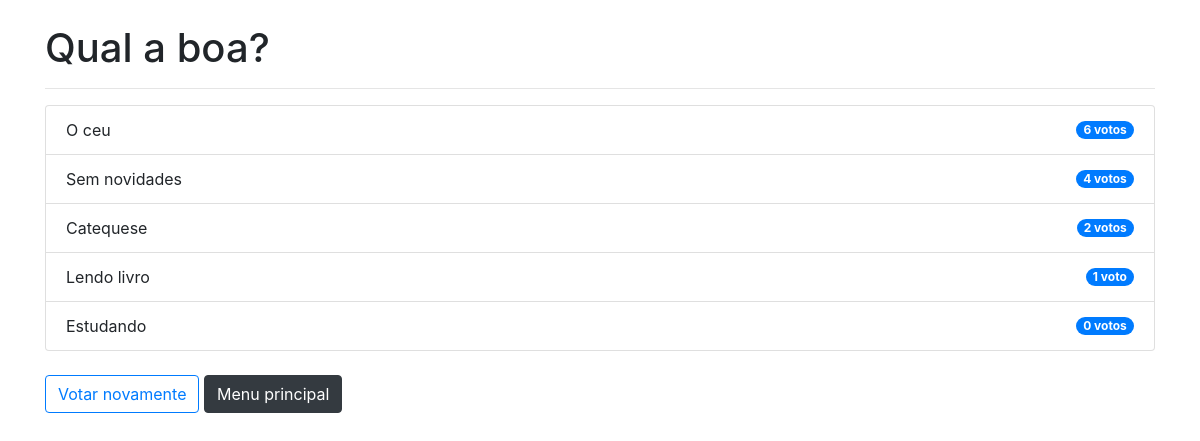
Page /polls/1/results/ on the committed database.
### polls/models.py (models this page shows)
class Question(models.Model):
    question_text = models.CharField(max_length=200, verbose_name='Questão')
    pub_date = models.DateTimeField(verbose_name='Data publicada')
    def was_published_recently(self):
        now = timezone.now()
        return now - datetime.timedelta(days=1) <= self.pub_date <= now
    was_published_recently.admin_order_field = 'pub_date'
    was_published_recently.boolean = True
    was_published_recently.short_description = 'Publicado recentemente'
    def __str__(self):
        return self.question_text
    class Meta():
        ordering = ('-pub_date',)
        verbose_name = 'Questão'
        verbose_name_plural = 'Questões'

class Choice(models.Model):
    question = models.ForeignKey(Question, on_delete=models.CASCADE)
    choice_text = models.CharField(max_length=200, verbose_name='Escolha')
    votes = models.IntegerField(default=0, verbose_name='Votos')
    def __str__(self):
        return self.choice_text
    class Meta():
        ordering = ('-votes',)
        verbose_name = 'Escolha'
        verbose_name_plural = 'Escolhas'

### polls/views.py (the view)
# urls.py: path('<int:pk>/results/', views.ResultsView.as_view(), name='results'),
class ResultsView(generic.DetailView):
    model = Question
    template_name = 'polls/results.html'

### polls/templates/polls/results.html (shortened to what this page needs)
{% load static %}
<link rel="stylesheet" type="text/css" href="{% static 'polls/bootstrap.min.css' %}" />
<div class="container">
    <br />
    <h1>{{ question }}</h1>
    <hr />
    <ul class="list-group">
        {% for choice in question.choice_set.all %}
            <li class="list-group-item d-flex justify-content-between align-items-center">
                {{ choice }}
                <span class="badge badge-primary badge-pill">
                    {{ choice.votes }} voto{{ choice.votes|pluralize }}
                </span>
            </li>
        {% endfor %}
    </ul>
    <br />
    <a class="btn btn-outline-primary" href="{% url 'polls:detail' question.id %}">Votar novamente</a>
    <a class="btn btn-dark" href="{% url 'polls:index' %}">Menu principal</a>
</div>

### rows in the picture
Question: question_text "Qual a boa?"
Choice: choice_text "O ceu", votes "6"
Choice: choice_text "Sem novidades", votes "4"
Choice: choice_text "Catequese", votes "2"
Choice: choice_text "Lendo livro", votes "1"
Choice: choice_text "Estudando", votes "0"
